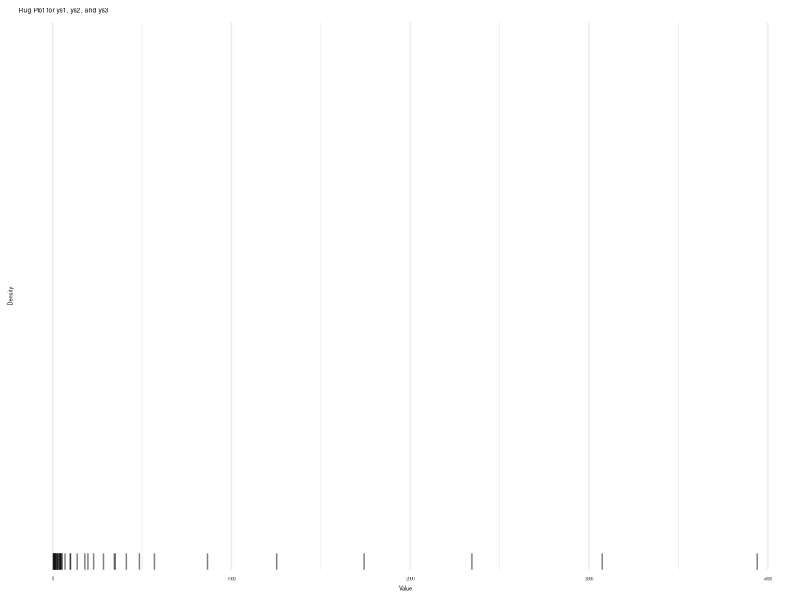

This figure's R source:
# Load required libraries
library(readr)
library(tidyr)
library(ggplot2)

# Read data from CSV file
series <- read_csv(
  "series.csv",
  show_col_types = FALSE)

# Melt the series to long format for rugplot
series_longer <- series %>%
  gather(key = "Category", value = "value", -xs)

# Create KDE plot using ggplot2 with custom colors
plot <- ggplot(
    series_longer,
    aes(x = value, fill = Category)) +
  geom_rug(alpha = 0.5, sides = "b") +
  scale_fill_brewer(palette = "Set1") +
  labs(
    x = "Value", y = "Density",
    title = "Rug Plot for ys1, ys2, and ys3") +
  theme_minimal() +
  theme(
    text = element_text(size = 4))

# Save plot as PNG
ggsave("83a-rugplot.png", plot,
  width = 800, height = 400, units = "px")
